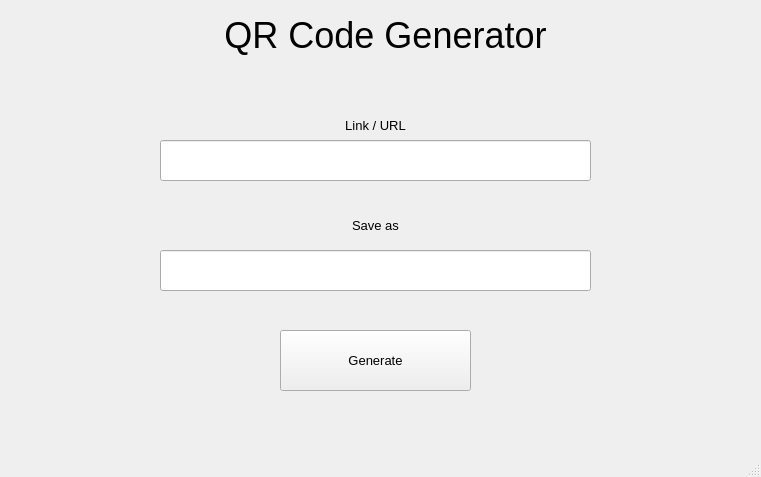
<?xml version="1.0" encoding="UTF-8"?>
<ui version="4.0">
 <class>MainWindow</class>
 <widget class="QMainWindow" name="MainWindow">
  <property name="geometry">
   <rect>
    <x>0</x>
    <y>0</y>
    <width>761</width>
    <height>477</height>
   </rect>
  </property>
  <property name="windowTitle">
   <string>MainWindow</string>
  </property>
  <widget class="QWidget" name="centralwidget">
   <widget class="QLabel" name="label">
    <property name="geometry">
     <rect>
      <x>10</x>
      <y>0</y>
      <width>751</width>
      <height>71</height>
     </rect>
    </property>
    <property name="font">
     <font>
      <pointsize>27</pointsize>
     </font>
    </property>
    <property name="text">
     <string>QR Code Generator</string>
    </property>
    <property name="alignment">
     <set>Qt::AlignCenter</set>
    </property>
   </widget>
   <widget class="QPushButton" name="generateButton">
    <property name="geometry">
     <rect>
      <x>280</x>
      <y>330</y>
      <width>191</width>
      <height>61</height>
     </rect>
    </property>
    <property name="font">
     <font>
      <pointsize>10</pointsize>
     </font>
    </property>
    <property name="text">
     <string>Generate</string>
    </property>
   </widget>
   <widget class="QLineEdit" name="link">
    <property name="geometry">
     <rect>
      <x>160</x>
      <y>140</y>
      <width>431</width>
      <height>41</height>
     </rect>
    </property>
    <property name="font">
     <font>
      <pointsize>10</pointsize>
     </font>
    </property>
    <property name="alignment">
     <set>Qt::AlignCenter</set>
    </property>
   </widget>
   <widget class="QLabel" name="label_2">
    <property name="geometry">
     <rect>
      <x>310</x>
      <y>110</y>
      <width>131</width>
      <height>31</height>
     </rect>
    </property>
    <property name="font">
     <font>
      <pointsize>10</pointsize>
     </font>
    </property>
    <property name="text">
     <string>Link / URL</string>
    </property>
    <property name="alignment">
     <set>Qt::AlignCenter</set>
    </property>
   </widget>
   <widget class="QLineEdit" name="filename">
    <property name="geometry">
     <rect>
      <x>160</x>
      <y>250</y>
      <width>431</width>
      <height>41</height>
     </rect>
    </property>
    <property name="font">
     <font>
      <pointsize>10</pointsize>
     </font>
    </property>
    <property name="text">
     <string/>
    </property>
    <property name="alignment">
     <set>Qt::AlignCenter</set>
    </property>
   </widget>
   <widget class="QLabel" name="label_3">
    <property name="geometry">
     <rect>
      <x>310</x>
      <y>210</y>
      <width>131</width>
      <height>31</height>
     </rect>
    </property>
    <property name="font">
     <font>
      <pointsize>10</pointsize>
     </font>
    </property>
    <property name="text">
     <string>Save as</string>
    </property>
    <property name="alignment">
     <set>Qt::AlignCenter</set>
    </property>
   </widget>
  </widget>
  <widget class="QMenuBar" name="menubar">
   <property name="geometry">
    <rect>
     <x>0</x>
     <y>0</y>
     <width>761</width>
     <height>26</height>
    </rect>
   </property>
  </widget>
  <widget class="QStatusBar" name="statusbar"/>
 </widget>
 <resources/>
 <connections/>
</ui>
